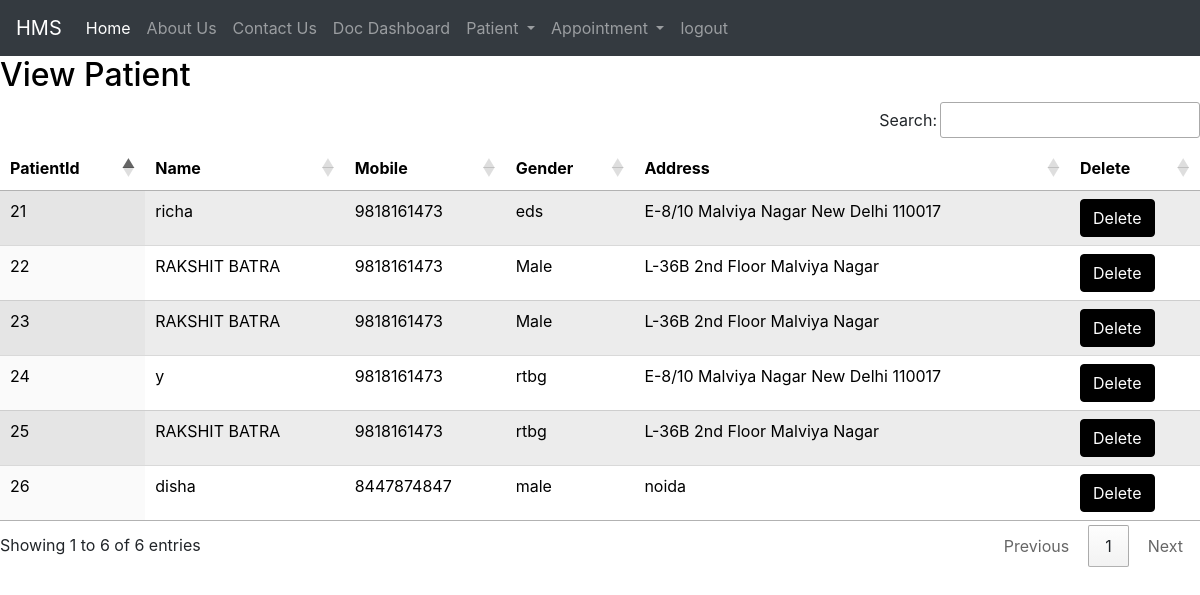
The page /View_patient/ (signed in) on the database its author committed.
### hospital/models.py (models this page shows)
class Patient(models.Model):
    user = models.OneToOneField(User, on_delete=models.CASCADE, null=True, blank=True)
    Name = models.CharField(max_length=50)
    mobile = models.IntegerField()
    problem = models.TextField()
    gender = models.CharField(max_length=20)
    address = models.TextField()
    is_patient = models.BooleanField(default=False)

### hospital/views.py (the view)
# urls.py: path('View_patient/', views.view_patient,name="View_pateint"),
def view_patient(request):
    if not request.user.is_staff and not hasattr(request.user, 'doctor'):
        return redirect('login')
    doc = Patient.objects.all()
    d = {'doc' : doc}
    return render(request , 'view_patient.html',d)

### hospital/templates/view_patient.html (shortened to what this page needs)
{% include 'base.html' %}
{% include 'nav.html' %}
<div>
    <h2> View Patient</h2>
    <table id="example" class="table table-striped display">
        <thead>
            <tr>
                <th>PatientId</th>
                <th>Name</th>
                <th>Mobile</th>
                <th>Gender</th>
                <th>Address</th>
                <th>Delete</th>
            </tr>
        </thead>
        <tbody>
            {% for i in doc %}
            <tr>
                <td>{{i.id}}</td>
                <td>{{i.Name}}</td>
                <td>{{i.mobile}}</td>
                <td>{{i.gender}}</td>
                <td>{{i.address}}</td>
                <td><a href="{% url 'delete_patient' pid=i.id %}" onclick="return confirm('Are you sure you want to delete')" class="btn btn-primary">Delete</a></td>
            </tr>
            {% endfor %}
        </tbody>
    </table>
</div>
<link rel="stylesheet" type="text/css" href="https://cdn.datatables.net/1.11.3/css/jquery.dataTables.min.css">

### hospital/templates/base.html (shortened to what this page needs)
{% load static %}
<!doctype html>
<html lang="en">
  <head>
    <link rel="stylesheet" href="https://stackpath.bootstrapcdn.com/bootstrap/4.2.1/css/bootstrap.min.css">
    <link rel="stylesheet" href="https://use.fontawesome.com/releases/v5.7.0/css/all.css">
    <link rel="stylesheet" type="text/css" href="{% static 'css/mystyle.css' %}">
    <link rel="stylesheet" type="text/css" href="https://cdn.datatables.net/1.11.3/css/jquery.dataTables.min.css">
    <link rel="stylesheet" type="text/css" href="https://cdn.datatables.net/buttons/2.0.3/css/buttons.dataTables.min.css">
  </head>
  <body>
  </body>
</html>

### hospital/templates/nav.html (shortened to what this page needs)
<nav class="navbar navbar-expand-lg navbar-dark bg-dark">
    <a class="navbar-brand" href="/">HMS</a>
    <div class="collapse navbar-collapse" id="navbarSupportedContent">
      <ul class="navbar-nav mr-auto">
        <li class="nav-item active">
          <a class="nav-link" href="/">Home <span class="sr-only">(current)</span></a>
        </li>
        <li class="nav-item">
          <a class="nav-link" href="/about">About Us</a>
        </li>
        <ul class="navbar-nav">
        <li class="nav-item">
          <a class="nav-link" href="/contact">Contact Us</a>
        </li>
        {% if request.user.is_staff or request.user.doctor or request.user.patient%}
        {% if not request.user.patient and not request.user.is_staff %}
        <li class="nav-item">
          <a class="nav-link" href="/dindex">Doc Dashboard</a>
        </li>
        {% endif %}
        {% if not request.user.patient %}
          <li class="nav-item dropdown">
            <a class="nav-link dropdown-toggle" href="#" id="navbarDropdownMenuLink" data-toggle="dropdown" aria-haspopup="true" aria-expanded="false">
                Patient
              </a>
          </li>
          {% endif %}
          <li class="nav-item dropdown">
            <a class="nav-link dropdown-toggle" href="#" id="navbarDropdownMenuLink" data-toggle="dropdown" aria-haspopup="true" aria-expanded="false">
                Appointment
              </a>
          </li>
        <li class="nav-item">
          <a class="nav-link" href="/logout">logout</a>
        </li>
        {% endif %}
      </ul>
    </div>
  </nav>

### hospital/templates/view_patient.html (style rules this page uses)
h2 { color: #000; }
th { color: #000; }
td { color: #000; }
.btn-primary { color: #fff; background-color: #000; border-color: #000; }
table.dataTable thead th { border: none; background-color: #fff; }
table.dataTable tbody tr { border-bottom: 1px solid #000; }
table.dataTable tbody tr:last-child { border-bottom: none; }

### rows shown on the page
Patient: id "21", Name "richa", mobile "9818161473", gender "eds", address "E-8/10 Malviya Nagar New Delhi 110017"
Patient: id "22", Name "RAKSHIT BATRA", mobile "9818161473", gender "Male", address "L-36B 2nd Floor Malviya Nagar"
Patient: id "23", Name "RAKSHIT BATRA", mobile "9818161473", gender "Male", address "L-36B 2nd Floor Malviya Nagar"
Patient: id "24", Name "y", mobile "9818161473", gender "rtbg", address "E-8/10 Malviya Nagar New Delhi 110017"
Patient: id "25", Name "RAKSHIT BATRA", mobile "9818161473", gender "rtbg", address "L-36B 2nd Floor Malviya Nagar"
Patient: id "26", Name "disha", mobile "8447874847", gender "male", address "noida"
